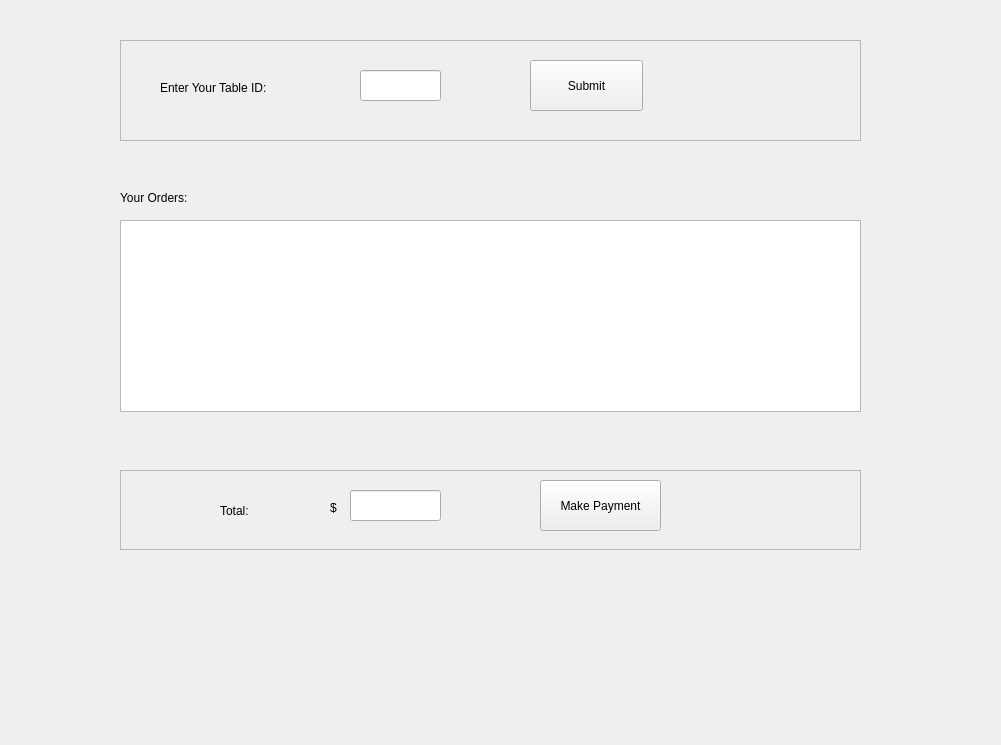
<?xml version="1.0" encoding="UTF-8"?>
<ui version="4.0">
 <class>managePay</class>
 <widget class="QDialog" name="managePay">
  <property name="windowModality">
   <enum>Qt::WindowModal</enum>
  </property>
  <property name="geometry">
   <rect>
    <x>0</x>
    <y>0</y>
    <width>1001</width>
    <height>745</height>
   </rect>
  </property>
  <property name="windowTitle">
   <string>Dialog</string>
  </property>
  <widget class="QFrame" name="frame">
   <property name="geometry">
    <rect>
     <x>120</x>
     <y>40</y>
     <width>741</width>
     <height>101</height>
    </rect>
   </property>
   <property name="frameShape">
    <enum>QFrame::StyledPanel</enum>
   </property>
   <property name="frameShadow">
    <enum>QFrame::Raised</enum>
   </property>
   <widget class="QLineEdit" name="tableId">
    <property name="geometry">
     <rect>
      <x>240</x>
      <y>30</y>
      <width>81</width>
      <height>31</height>
     </rect>
    </property>
   </widget>
   <widget class="QLabel" name="label">
    <property name="geometry">
     <rect>
      <x>40</x>
      <y>40</y>
      <width>151</width>
      <height>16</height>
     </rect>
    </property>
    <property name="text">
     <string>Enter Your Table ID:</string>
    </property>
   </widget>
   <widget class="QPushButton" name="SubmitButton">
    <property name="enabled">
     <bool>true</bool>
    </property>
    <property name="geometry">
     <rect>
      <x>410</x>
      <y>20</y>
      <width>113</width>
      <height>51</height>
     </rect>
    </property>
    <property name="text">
     <string>Submit</string>
    </property>
    <property name="autoDefault">
     <bool>false</bool>
    </property>
   </widget>
  </widget>
  <widget class="QTableWidget" name="tableWidget">
   <property name="geometry">
    <rect>
     <x>120</x>
     <y>220</y>
     <width>741</width>
     <height>192</height>
    </rect>
   </property>
  </widget>
  <widget class="QLabel" name="label_2">
   <property name="geometry">
    <rect>
     <x>120</x>
     <y>190</y>
     <width>101</width>
     <height>16</height>
    </rect>
   </property>
   <property name="text">
    <string>Your Orders:</string>
   </property>
  </widget>
  <widget class="QFrame" name="frame_2">
   <property name="geometry">
    <rect>
     <x>120</x>
     <y>470</y>
     <width>741</width>
     <height>80</height>
    </rect>
   </property>
   <property name="frameShape">
    <enum>QFrame::StyledPanel</enum>
   </property>
   <property name="frameShadow">
    <enum>QFrame::Raised</enum>
   </property>
   <widget class="QPushButton" name="makePaymentButton">
    <property name="geometry">
     <rect>
      <x>420</x>
      <y>10</y>
      <width>121</width>
      <height>51</height>
     </rect>
    </property>
    <property name="text">
     <string>Make Payment</string>
    </property>
    <property name="autoDefault">
     <bool>false</bool>
    </property>
   </widget>
   <widget class="QLineEdit" name="totalAmount">
    <property name="geometry">
     <rect>
      <x>230</x>
      <y>20</y>
      <width>91</width>
      <height>31</height>
     </rect>
    </property>
   </widget>
   <widget class="QLabel" name="label_3">
    <property name="geometry">
     <rect>
      <x>100</x>
      <y>30</y>
      <width>60</width>
      <height>21</height>
     </rect>
    </property>
    <property name="text">
     <string>Total:</string>
    </property>
   </widget>
   <widget class="QLabel" name="label_4">
    <property name="geometry">
     <rect>
      <x>210</x>
      <y>30</y>
      <width>21</width>
      <height>16</height>
     </rect>
    </property>
    <property name="text">
     <string>$</string>
    </property>
   </widget>
  </widget>
  <widget class="QWidget" name="verticalLayoutWidget">
   <property name="geometry">
    <rect>
     <x>119</x>
     <y>219</y>
     <width>741</width>
     <height>191</height>
    </rect>
   </property>
   <layout class="QVBoxLayout" name="verticalLayout"/>
  </widget>
 </widget>
 <resources/>
 <connections/>
</ui>
